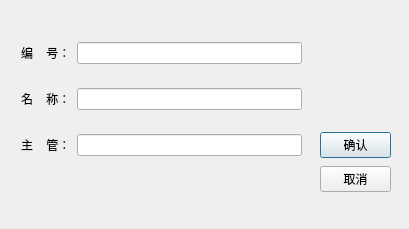
<?xml version="1.0" encoding="UTF-8"?>
<ui version="4.0">
 <class>proAddDialog</class>
 <widget class="QDialog" name="proAddDialog">
  <property name="geometry">
   <rect>
    <x>0</x>
    <y>0</y>
    <width>409</width>
    <height>229</height>
   </rect>
  </property>
  <property name="windowTitle">
   <string>Dialog</string>
  </property>
  <widget class="QWidget" name="layoutWidget">
   <property name="geometry">
    <rect>
     <x>21</x>
     <y>24</y>
     <width>281</width>
     <height>151</height>
    </rect>
   </property>
   <layout class="QGridLayout" name="gridLayout">
    <item row="2" column="1">
     <widget class="QLineEdit" name="lineEdit_3"/>
    </item>
    <item row="2" column="0">
     <widget class="QLabel" name="label_3">
      <property name="text">
       <string>主    管：</string>
      </property>
     </widget>
    </item>
    <item row="1" column="1">
     <widget class="QLineEdit" name="lineEdit_2"/>
    </item>
    <item row="1" column="0">
     <widget class="QLabel" name="label_2">
      <property name="text">
       <string>名    称：</string>
      </property>
     </widget>
    </item>
    <item row="0" column="1">
     <widget class="QLineEdit" name="lineEdit"/>
    </item>
    <item row="0" column="0">
     <widget class="QLabel" name="label">
      <property name="text">
       <string>编    号：</string>
      </property>
     </widget>
    </item>
   </layout>
  </widget>
  <widget class="QWidget" name="">
   <property name="geometry">
    <rect>
     <x>320</x>
     <y>130</y>
     <width>71</width>
     <height>65</height>
    </rect>
   </property>
   <layout class="QVBoxLayout" name="verticalLayout">
    <item>
     <widget class="QPushButton" name="OKbtn">
      <property name="text">
       <string>确认</string>
      </property>
     </widget>
    </item>
    <item>
     <widget class="QPushButton" name="CancelBtn">
      <property name="text">
       <string>取消</string>
      </property>
     </widget>
    </item>
   </layout>
  </widget>
 </widget>
 <resources/>
 <connections/>
</ui>
